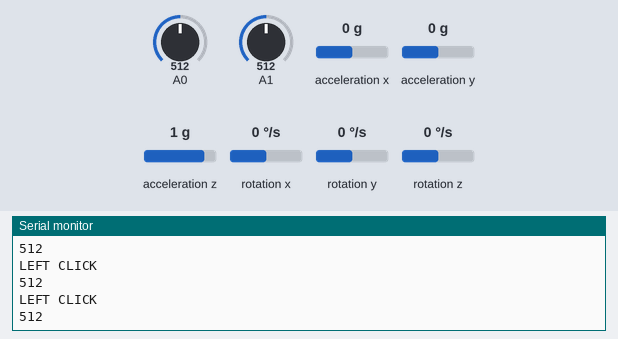
A sketch run on a simulated Arduino Leonardo, built with avr-gcc and run on an emulated ATmega32U4. On the bench: the last lines printed to the serial monitor. The inputs (shaded band) are chosen by the test bench; at power-on: A1 = 512, A0 = 512, acceleration x 0 g, acceleration y 0 g, acceleration z 1 g, rotation x 0 °/s, rotation y 0 °/s, rotation z 0 °/s.

Above: at 1.2 s.
1.3 s: A1 set to 390
At 2.58 s:
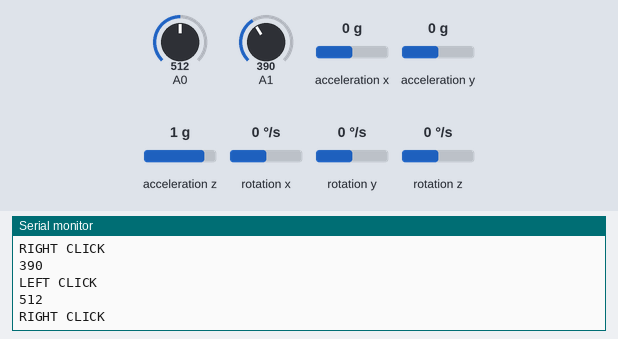
2.8 s: A0 set to 716
At 2.84 s:
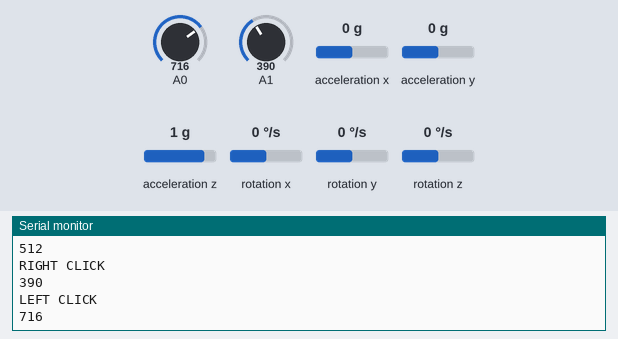
4.3 s: A1 set to 306
At 4.42 s:
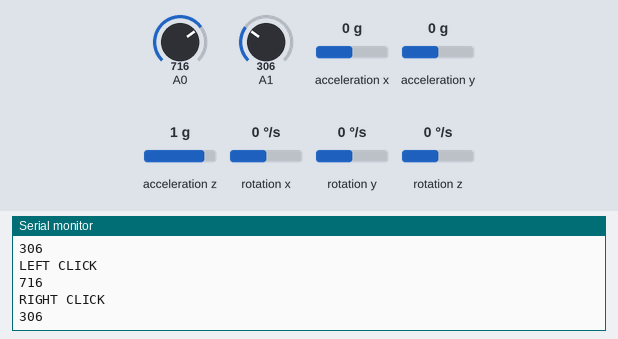
5.8 s: A0 set to 992
At 5.86 s:
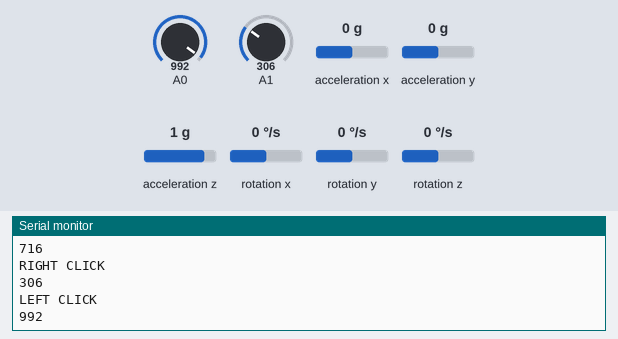
Timing chart, 0 to 8.3 s (numbered marks = the images above; inputs shaded):
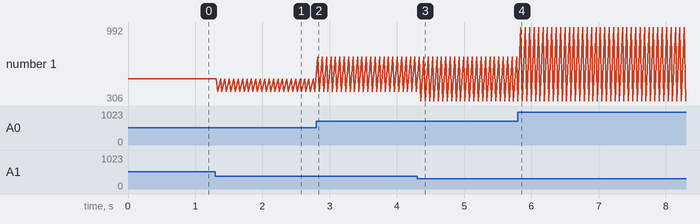

Measured:
- after the input at 1.3 s, the serial monitor: prints a new line at once (image 1)
- after the input at 2.8 s, the serial monitor: prints a new line at once (image 2)
- after the input at 4.3 s, the serial monitor: prints a new line after 0.05 s (image 3)
- after the input at 5.8 s, the serial monitor: prints a new line at once (image 4)
- plotted number 1: 512 → 390 after the input at 1.3 s, 390 → 306 after the input at 4.3 s

The sketch:

sketch_mar15a.ino
```cpp
#include <Wire.h>
#include <I2Cdev.h>
#include <MPU6050.h>
#include<Mouse.h>

#define LBUT  A0
#define RBUT  A1

MPU6050 mpu;
int16_t ax, ay, az, gx, gy, gz;

int angleToDistance(int a) {
  if (a < -80) {
    return -40;
  }
  else if (a < -65) {
    return -20;
  }
  else if (a < -50) {
    return -10;
  }
  else if (a < -15) {
    return -5;
  }
  else if (a < -5) {
    return -1;
  }
  else if (a > 80) {
    return 40;
  }
  else if (a > 65) {
    return 20;
  }
  else if (a > 15) {
    return 10;
  }
  else if (a > 5) {
    return 1;
  }
  else {
    return 0;
  }
}

void setup() {

  Serial.begin(115200);
  Wire.begin();
  mpu.initialize();
  if (!mpu.testConnection()) {
    while (1);
  }
}

void loop() {

int left = analogRead(A0);
int right = analogRead(A1);

  mpu.getMotion6(&ax, &ay, &az, &gx, &gy, &gz);
  int vx = map(ax, -16000, 16000, 90, -90);
  int vy = map(ay, -16000, 16000, 90, -90);
  Mouse.move(angleToDistance(vx), angleToDistance(vy));
  if (left >=350) {
    if (!Mouse.isPressed(MOUSE_LEFT)) {
      Mouse.press(MOUSE_LEFT);
      Serial.println("LEFT CLICK");
      Serial.println(left);
      delay(20);
    }
  }
  else {
    if (Mouse.isPressed(MOUSE_LEFT)) {
      Mouse.release(MOUSE_LEFT);
    }
  }
  if (right <=400) {
    if (!Mouse.isPressed(MOUSE_RIGHT)) {
      Mouse.press(MOUSE_RIGHT);
      Serial.println("RIGHT CLICK");
      Serial.println(right);
      delay(20);
    }
  }
  else {
    if (Mouse.isPressed(MOUSE_RIGHT)) {
      Mouse.release(MOUSE_RIGHT);
    }
  }
  delay(20);
}
```
